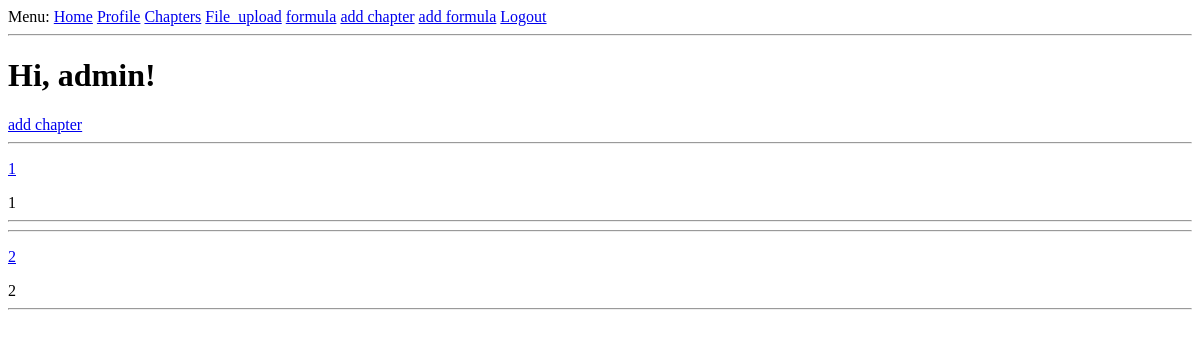
The page /chapters (signed in) on the database as committed earlier.
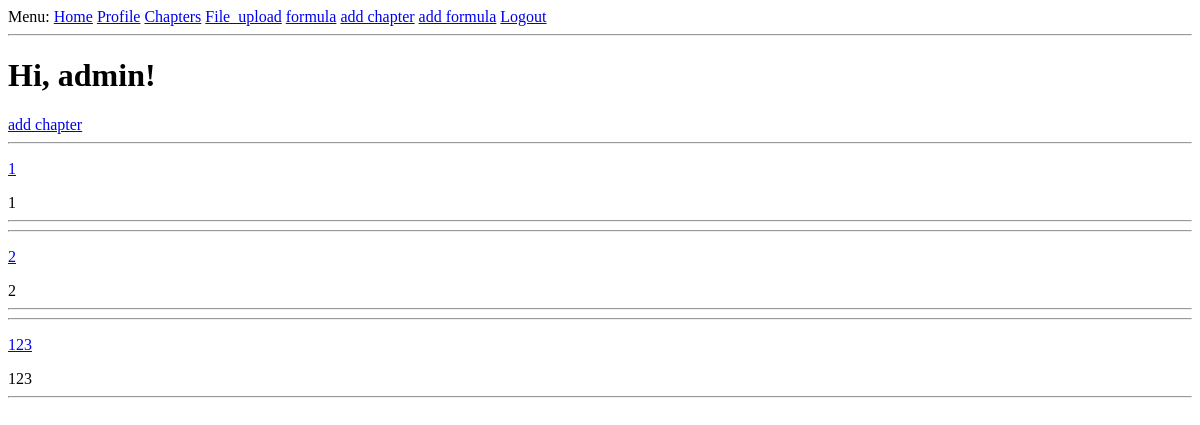
The same page on the database as committed later.
### app/models.py (models this page shows, shortened)
class User(UserMixin, db.Model):
    id = db.Column(db.Integer, primary_key=True)
    level = db.Column(db.Integer, default=0)
    username = db.Column(db.String(64), index=True, unique=True)
    email = db.Column(db.String(120), index=True, unique=True)
    password_hash = db.Column(db.String(128))
    posts = db.relationship('Post', backref='author', lazy='dynamic')
    chapter = db.relationship('Chapter', backref=db.backref("author"))
    formula = db.relationship('Formula', backref=db.backref("author"))
    about_me = db.Column(db.String(140))
    last_seen = db.Column(db.DateTime, default=datetime.utcnow)

class Chapter(db.Model):
    id = db.Column(db.Integer, primary_key=True)
    name = db.Column(db.String(150))
    short_description = db.Column(db.String(255))
    description = db.Column(db.Text)
    created = db.Column(db.DateTime)
    user_id = db.Column(db.Integer, db.ForeignKey('user.id'))
    files = db.relationship("File", secondary=chapter_files, backref=db.backref("chapters", lazy='dynamic'))
    formulas = db.relationship("Formula", secondary=chapter_formulas, backref=db.backref("chapters", lazy='dynamic'))

### app/routes.py (the view)
@app.route('/chapters')
def chapters():
    user = current_user
    chapters = Chapter.query.filter_by().all()
    return render_template('chapters.html', user=user, chapters=chapters)

### app/models.py (called while the page is built)
@login.user_loader
def load_user(id):
    return User.query.get(int(id))

### app/routes.py (called while the page is built)
@app.before_request
def before_request():
    if current_user.is_authenticated:
        current_user.last_seen = datetime.utcnow()
        db.session.commit()

### app/templates/chapters.html
{% extends "base.html" %}
{% block content %}
    <h1>Hi, {{ user.username }}!</h1>
    {% if user.level >= 0 %}
        <a href="{{ url_for('add_chapter') }}">add chapter</a>
    {% endif %}
    {% if chapters is defined %}
        {% for chapter in chapters %}
            <div>
             <hr>
            <p>
            <a href="/chapter/{{ chapter.id }}">{{ chapter.name }}</a>
            </p>
            {{ chapter.short_description }}
             <hr>
            </div>
        {% endfor %}
    {% endif %}
{% endblock %}

### app/templates/base.html (shortened to what this page needs)
<html>
    <head>
    </head>
    <body>
        <div>
            Menu:
              <a href="{{ url_for('index') }}">Home</a>
              {% if current_user.is_anonymous %}
                <a href="{{ url_for('login') }}">Login</a>
              {% else %}
                 <a href="{{ url_for('user', username=current_user.username) }}">Profile</a>
                 <a href="{{ url_for('chapters')  }}">Chapters</a>
                 <a href="{{ url_for('upload_file')  }}">File_upload</a>
                 <a href="{{ url_for('formula') }}">formula</a>
                {% if current_user.level >= 5 %}
                  <a href="{{ url_for('add_chapter') }}">add chapter</a>
                  <a href="{{ url_for('formula_edit') }}">add formula</a>
                {% endif %}
                <a href="{{ url_for('logout') }}">Logout</a>
              {% endif %}
        </div>
        <hr>
        {% block content %}{% endblock %}
    </body>
</html>

Rows that differ between the two databases and show on the page:
added Chapter: name "123", short_description "123"
